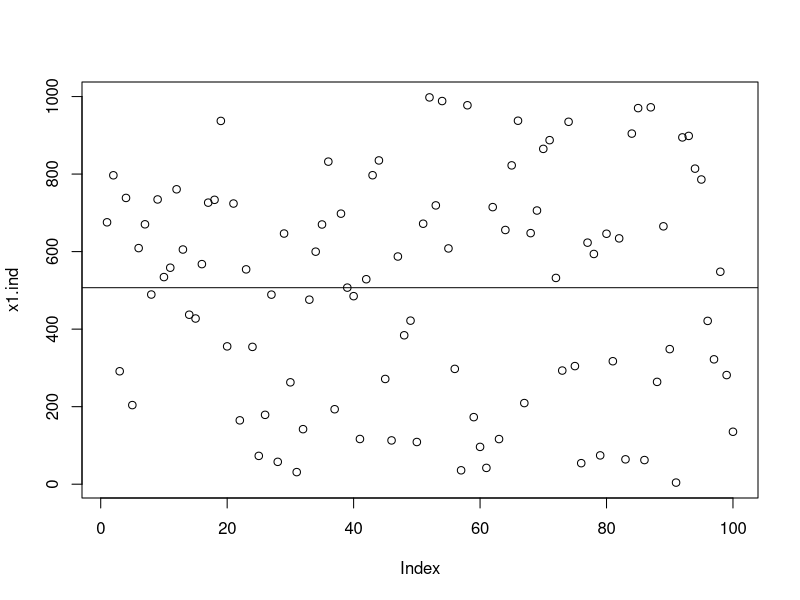
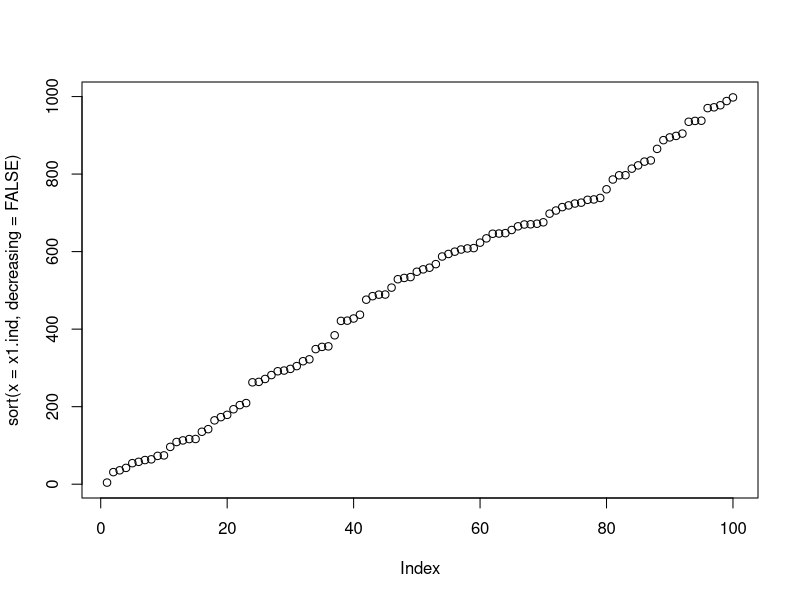
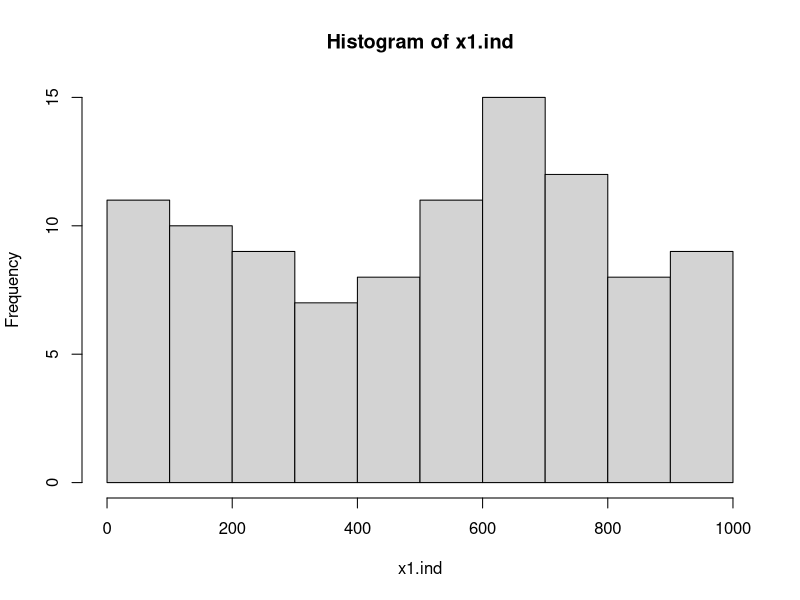
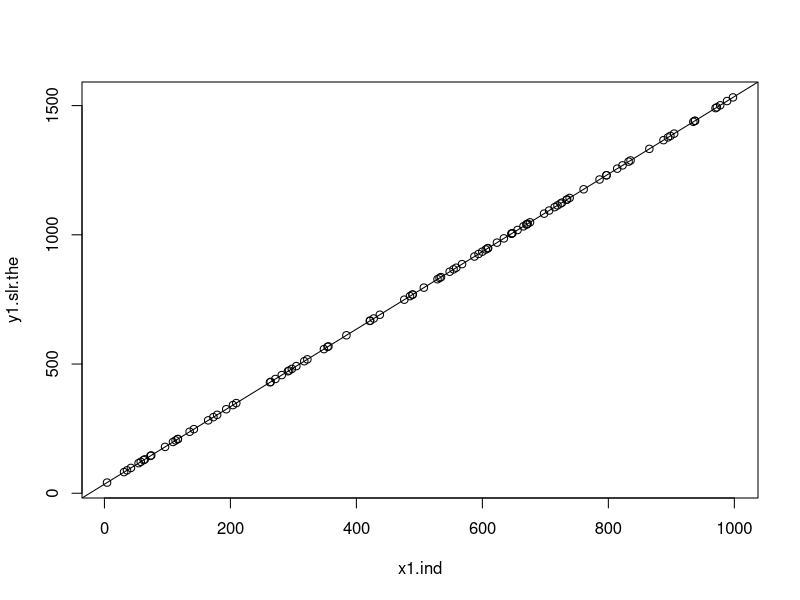
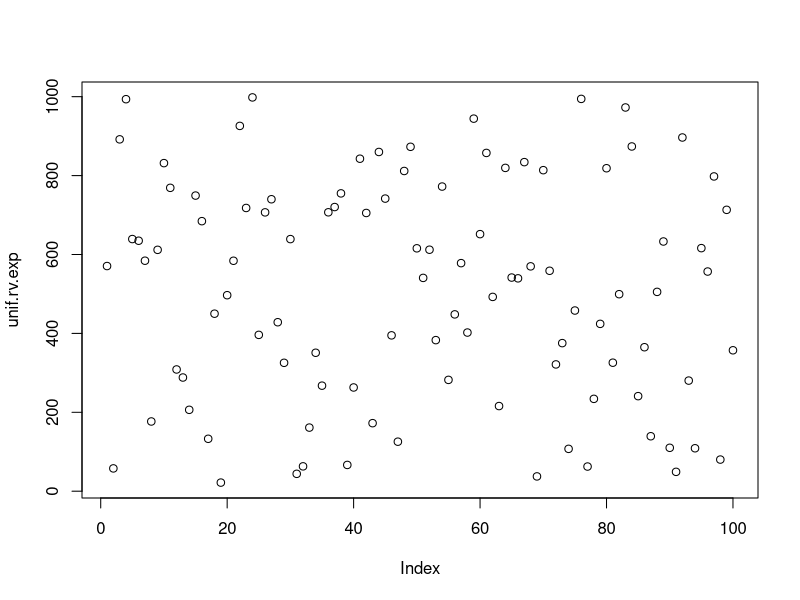
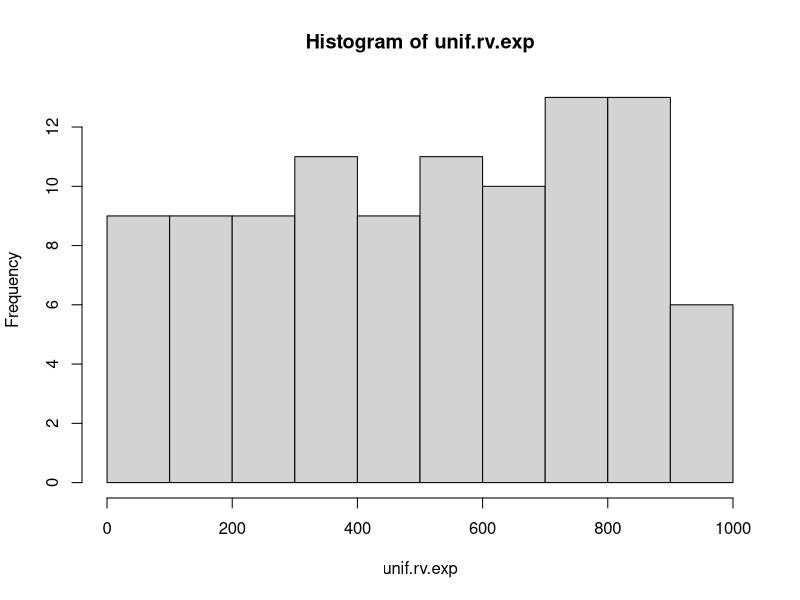
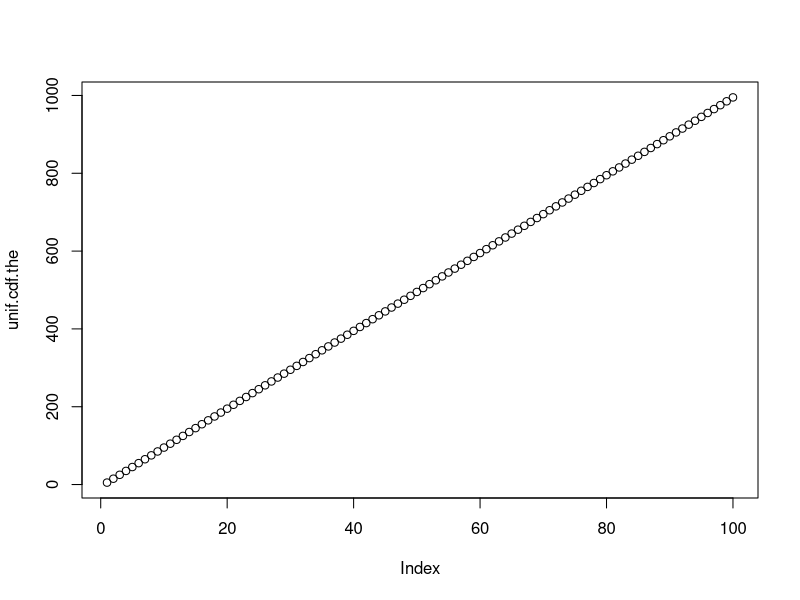
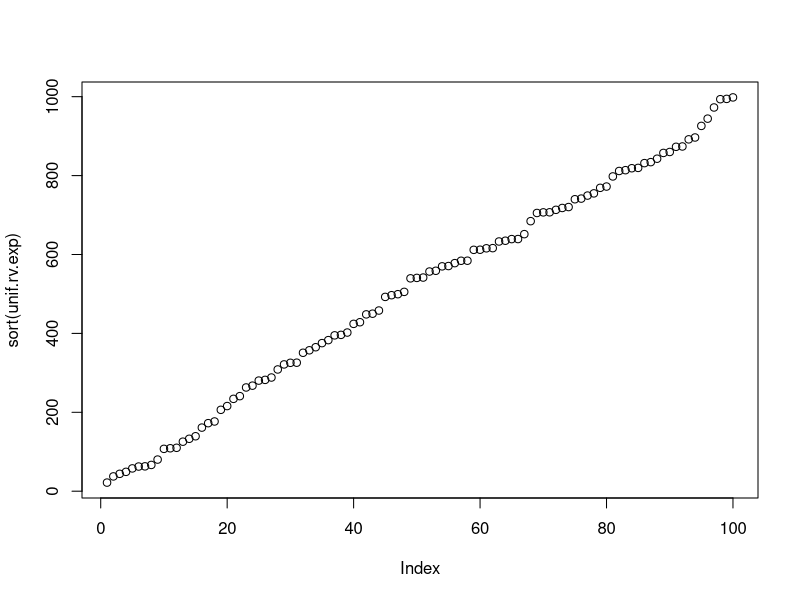

Write the R code that produced these figures, in order.
####+####+####+####+####+####+####+####+####+####+####+####+####+####+####+####+

# Marc d. Paradis
# R 3.5.1 for Windows
# RStudio 1.1.456

# Based on: 3.2 Endogeneity and Collinearity
# By: Marc d. Paradis

n <- 100 # Set observed sample size (Number of experimental units in each
         # observed sample)

r <- 10 # Set observed re-sample size (Number of times observed sample of 
        # size n drawn from population of size N)

theta.x0 <- 35 # Set ground truth y-intercept parameter for linear model

unif.min <- 0 # minimum value of continuous uniform distribution

unif.max <- 1000 # maximum value of continuous uniform distribution

set.seed(310100) # Note that set.seed interprets the argument as an integer. 
                 # The convention I use is to take the file number and add two
                 # zeros to the end. Setting the seed immediately before the 
                 # generation of random variates (e.g. runif, rnorm, or any
                 # function which has an embedded random generation such as
                 # Random Forest, k-nearest neighbors or k-means)

x1.ind <- # Random variable vector of independent x1 values
  runif( # pulled from a random uniform distribution
    n = n, # of sample size n
    min = unif.min, # with minimum value of 0 (35 + (1.5 *0)) + 10 = 45
    max = unif.max # and maximum value of 1,000 (35 + (1.5 *1000)) + 10 = 1,545
  )

mean(x1.ind) # 506.9302
sd(x1.ind) # 287.9923

plot( # Plot...
  x = x1.ind # ...x1.ind random variates by index
  ) 
abline( # add a...
  h = mean(x1.ind) # ...horizontal line with y-intercept of mean(x1.ind)
  )

plot( # Plot...
  sort( # ...sorted by...
    x = x1.ind, # ...x1.ind random variates...
    decreasing = FALSE # ...in increasing value
    ) 
  ) # Note wobble due to random sampling

hist(
  x = x1.ind
  ) # Plot a histogram of random variates

theta.x1.ind <- 1.5 # Set ground truth linear coefficient for independent x1
                    # variable

y1.slr.the <- # Theoretical value of dependent RV y as a simple linear model of
              # independent RV x1
  theta.x0 + (theta.x1.ind * x1.ind) 

df.slr.ind.the <-
  as.data.frame(
    cbind(
      y1.slr.the,
      x1.ind
    )
  )

m.slr.ind.the <-
  lm(
    y1.slr.the ~ x1.ind,
    data = df.slr.ind.the
  )

# Assumption #1: Linearity of Parameters
# y1.slr.the = theta.x0 + (theta.x1.ind * x1.ind)
summary(m.slr.ind.the) # Perfect fit because No noise or bias in equation

summary(m.slr.ind.the)$r.squared # Can't get more perfect than 1

plot(
  y1.slr.the ~ x1.ind,
  data = df.slr.ind.the
  )
abline(m.slr.ind.the) # R "understands" m.slr.ind.the is an object for a linear
                      # model and plots the best fit line

# Note x1.ind is NOT evenly spaced, this is due to random sampling from a 
# uniform distribution. Each x value is exact (an implicit assumption of OLS).

# Assumption #2: Random Sample

# Review of distributional modeling

set.seed(310101) # Next number in sequence

unif.rv.exp <- # random variates (rv) are modeled  (expected); Values of a 
               # Random Variable (RV) are observed
  runif( # n random variates from a uniform distribution
    n = n, 
    min = unif.min, 
    max = unif.max
    ) 

plot(
  x = unif.rv.exp
  )

hist(
  x = unif.rv.exp
  )

unif.cdf.the <- # Theoretical (.the) because exactly derived from functional
                # form of a uniform distribution
  qunif( # n evenly spaced uniform cumulative frequencies
    p = ppoints(n), # n evenly spaced points between 0 and 1
    min = unif.min, 
    max = unif.max
    ) 

# These two plots illustrate the difference between theoretical and expected
# Remembering that expected and modeled are the same. Note the noise due to 
# random sampling in the unif.rv.exp plot
plot(
  x = unif.cdf.the
  )

plot(
  sort(unif.rv.exp)
  )

unif.pdf.exp <- # Expected probabilities for specific observed RV values
  punif(
    q = unif.rv.exp, # "Observed" RV values (quotes because these are actually
                     # modeled rv's)
    min = unif.min, 
    max = unif.max
    ) 

plot(
  unif.pdf.exp
  )

plot(
  sort(unif.pdf.exp)
)

unif.pdf.the <-
  dunif( # n evenly spaced uniform probabilities
    x = ppoints(n), # n evenly spaced points between 0 and 1
    min = unif.min, 
    max = unif.max
    )

plot(unif.pdf.the)

# Kolmorgorov-Smirnov Test
# One-sample Test
# H0: CDF of Observed RV = Expected CDF of Reference Distribution 
# If p < 0.05 then reject H0
# Else fail to disprove H0 (colloquially: then RV likely sampled from the 
# Reference Distribution)
# https://jasdumas.github.io/tech-short-papers/Example_of_Kolmogorov_Smirnov_test2.html

htest.ks.unif.SLR <-
  ks.test(
    x = sort(x1.ind), # Observed values of Random Variable, sorted. Remember'
                      # these are actually expected values because modeled rv's
    y = unif.cdf.the # Reference Distribution (must always be cumulative)
  )

print(htest.ks.unif.SLR)

# D ~ 0 and p >> 0.05 therefore we fail to reject the Null Hypothesis.
# This result is not surprising given that our "observed" sample data is
# actually expected random variates. This confirms that our sampling was not
# (by chance sampling) biased.

# Positive Control

ks.test(
  x = sort(unif.rv.exp), # Observed values of Random Variable, sorted. Remember
                         # these are actually expected values because modeled 
                         # rv's
  y = unif.cdf.the # Reference Distribution (must always be cumulative)
  )

# Again, D ~ 0 and p >> 0.05 so fail to reject the Null Hypothesis.

# Negative Control (Non-Event)

ks.test(
  x = sort(x1.ind), # Observed values of Random Variable, sorted. Remember
  # these are actually expected values because modeled rv's
  y = qnorm(
    p = ppoints(n), 
    mean = mean(x1.ind), 
    sd = sd(x1.ind)
  ) # Reference Distribution (must always be cumulative)
)

# D ~ 0 and p >> 0.05 therefore fail to reject the NULL Hypothesis (that the
# two distributions are identical). The two distributions may be different.
# See why it is always important to run controls!!!

# Negative Control (Not-Event)

ks.test(
  x = sort(x1.ind), # Observed values of Random Variable, sorted. Remember
  # these are actually expected values because modeled rv's
  y = qnorm(
    p = ppoints(n), 
    mean = 0, 
    sd = 1
  ) # Reference Distribution (must always be cumulative)
)

# D ~ 1 and p << 0.05 therefore reject the NULL Hypothesis, these two
# distributions are NOT the same.
# See why it is always important to run controls!!!

# Assumption #3 Zero Condtional Mean rho(residuals, x.sub.i) = 0

m.slr.ind.the.end <-
  lm(
    m.slr.ind.the$residuals ~ x1.ind # regressing Residuals v. Independents
    )

summary(m.slr.ind.the.end)

summary(m.slr.ind.the.end)$coefficients[[2]] # Slope of correlation ~ 0, so 
#                                            # essentially zero conditional
#                                            # mean

cov(
  m.slr.ind.the$residuals, 
  x1.ind
  ) # 5.90707e-28 is _really_ close to zero, so again, essentially zero 
#   # conditional mean


# Assumption #4 Independence of Regressors rho(x.sub.i, x.sub.j) = 0 for all
# i and all j where i <> j

# Only one Regressor in this model

# Assumption #5 Homoscedasticity of Residuals wrt to Independents

plot(
  m.slr.ind.the$residuals ~ x1.ind
)
abline(m.slr.ind.the.end)

# Note scale on y-axis. 'Outliers' aren't really outliers and residuals are 
# homoscedastic

# Assumption #6 Normally Distributed Regressands, Residuals and Coefficients

hist(
  df.slr.ind.the$y1.slr.the # Regressand
  ) 

#Shapiro-Wilk Normality Test. 
#Null Hypothesis = Distribution is Normally Distributed
#p >  0.05 Fail to Reject Null Hypothesis
#p <= 0.05 Reject the Null Hypothesis (therefore: Distribution is not normal)

shapiro.test(
  df.slr.ind.the$y1.slr.the # Regressand
)

# Reject the Null Hypothesis because p << 0.05. Regressand is not normally
# distributed

hist(
  m.slr.ind.the$residuals # Residual
)

# Shapiro-Wilk Normality Test. 
# Null Hypothesis = Distribution is Normally Distributed
# p >  0.05 Fail to Reject Null Hypothesis
# p <= 0.05 Reject the Null Hypothesis (therefore: Distribution is not normal)

shapiro.test(
  m.slr.ind.the$residuals # Residual
)

# Reject the Null Hypothesis because p < 0.05. Residual is not normally
# distributed. Note also how tiny residuals are, this is always concerning.

# ASSUMPTION #6 IS VIOLATED

# Assumption #7 Independence of Experimental Units (within  v between subjects)

# By experimental design. No easy way to automate the testing of this
# assumption, you have to have a pretty good guess as to the number of subjects
# and the number of within-subjects observations

# END NOTE
# In addition to Kolmogorov-Smirnov test, can also try Kuiper's Test
# https://en.wikipedia.org/wiki/Kuiper%27s_test

script3.1.01 <- 'Complete'

#END
